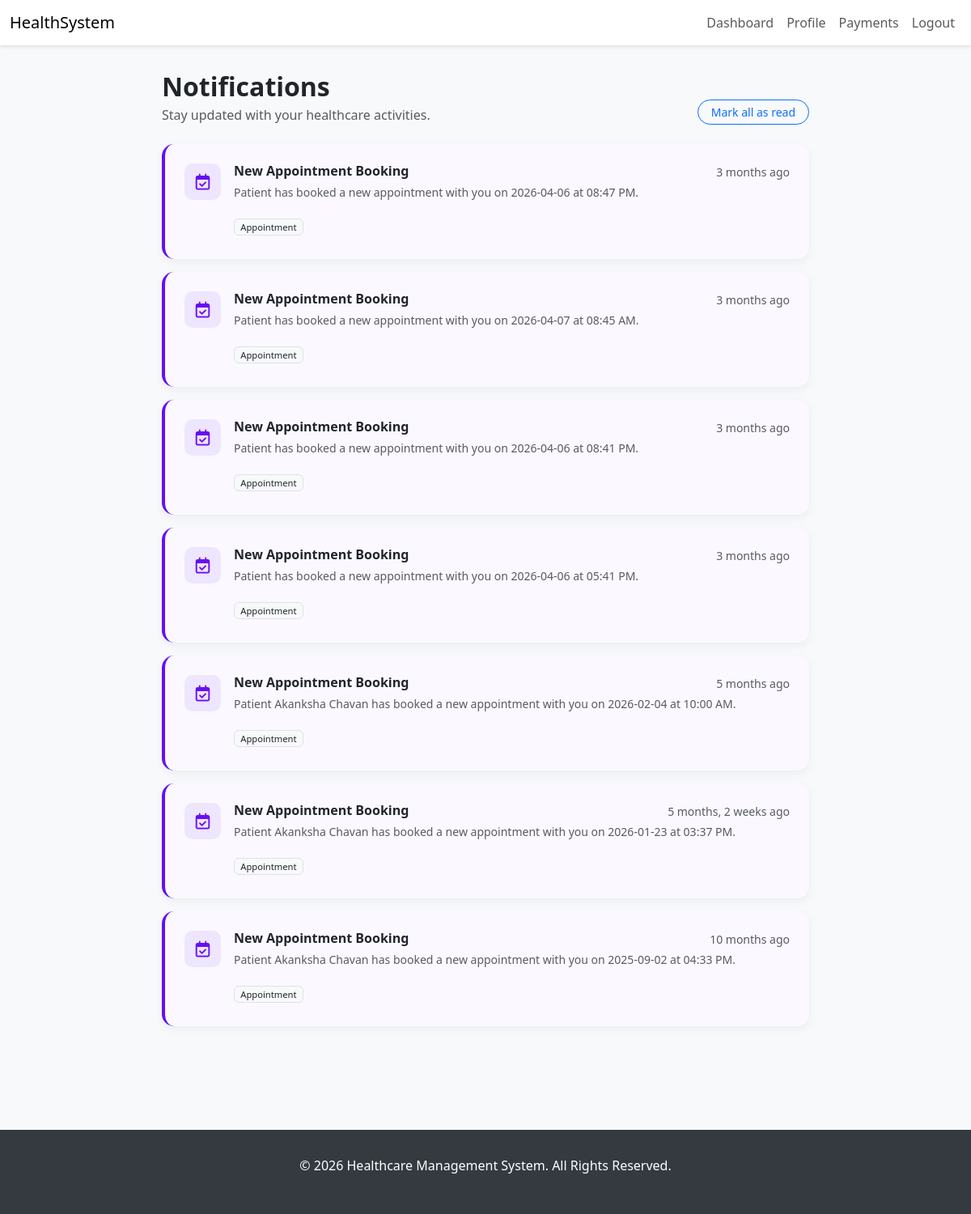
The app's page /notifications/ (signed in) with its own data.
### core/models.py (models this page shows, shortened)
class SoftDeleteMixin(models.Model):
    is_deleted = models.BooleanField(default=False)
    deleted_at = models.DateTimeField(blank=True, null=True)
    class Meta:
        abstract = True

class Notification(SoftDeleteMixin):
    NOTIFICATION_TYPES = [
        ('appointment', 'Appointment'),
        ('prescription', 'Prescription'),
        ('payment', 'Payment'),
        ('system', 'System'),
        ('other', 'Other'),
    ]
    recipient = models.ForeignKey(settings.AUTH_USER_MODEL, on_delete=models.CASCADE, related_name='notifications')
    notification_type = models.CharField(max_length=20, choices=NOTIFICATION_TYPES, default='system')
    title = models.CharField(max_length=100)
    message = models.TextField()
    is_read = models.BooleanField(default=False)
    related_object_id = models.PositiveIntegerField(blank=True, null=True)
    related_content_type = models.CharField(max_length=100, blank=True, null=True)
    action_url = models.URLField(blank=True, null=True)
    created_at = models.DateTimeField(auto_now_add=True)
    updated_at = models.DateTimeField(auto_now=True)
    class Meta:
        verbose_name = "Notification"
        verbose_name_plural = "Notifications"
        ordering = ['-created_at']

### core/views.py (the view)
# urls.py: path('notifications/', views.notification_list, name='notification_list'),
@login_required
def notification_list(request):
    notifications = Notification.objects.filter(
        recipient=request.user,
        is_deleted=False
    ).order_by('is_read', '-created_at')
    unread_count = notifications.filter(is_read=False).count()
    context = {
        'notifications': notifications,
        'unread_count': unread_count,
    }
    return render(request, 'notification_list.html', context)

### templates/notification_list.html (shortened to what this page needs)
{% extends 'base.html' %}
{% load static %}
{% block content %}
<div class="container pb-5">
    <div class="notif-container">
        <div class="d-flex justify-content-between align-items-end mb-4">
            <div>
                <h2 class="fw-bold mb-1">Notifications</h2>
                <p class="text-muted mb-0">Stay updated with your healthcare activities.</p>
            </div>
            {% if unread_count > 0 %}
            <a href="{% url 'notification_mark_read' pk=0 %}"
                class="btn btn-sm btn-outline-primary rounded-pill px-3">Mark all as read</a>
            {% endif %}
        </div>
        {% if notifications %}
        {% for notification in notifications %}
        <div class="notif-item {% if not notification.is_read %}unread{% endif %}">
            <div class="card-body p-4">
                <div class="d-flex align-items-start">
                    <div class="notif-icon me-3">
                        {% if "appointment" in notification.title|lower %}
                        <i class="far fa-calendar-check"></i>
                        {% elif "result" in notification.title|lower or "record" in notification.title|lower %}
                        <i class="fas fa-file-medical"></i>
                        {% else %}
                        <i class="far fa-bell"></i>
                        {% endif %}
                    </div>
                    <div class="flex-grow-1">
                        <div class="d-flex justify-content-between align-items-start mb-1">
                            <h6 class="fw-bold mb-0">{{ notification.title }}</h6>
                            <small class="text-muted small">{{ notification.created_at|timesince }} ago</small>
                        </div>
                        <p class="text-muted small mb-0">{{ notification.message }}</p>
                        <div class="d-flex justify-content-between align-items-center mt-3">
                            <span class="badge bg-light text-dark fw-normal border" style="font-size: 0.7rem;">
                                {{ notification.get_notification_type_display }}
                            </span>
                        </div>
                    </div>
                </div>
            </div>
        </div>
        {% endfor %}
        {% endif %}
    </div>
</div>
{% endblock %}

### templates/base.html (style rules this page uses)
body { background-color: #f8f9fa; }

### templates/notification_list.html (style rules this page uses)
.notif-container { max-width: 800px; margin: 2rem auto; }
.notif-item { border: none; border-radius: 15px; background: white; margin-bottom: 1rem; transition: all 0.3s; box-shadow: 0 4px 12px rgba(0, 0, 0, 0.05); border-left: 4px solid #dee2e6; overflow: hidden; }
.notif-item.unread { border-left-color: #6610f2; background: #fbf9ff; }
.notif-icon { width: 45px; height: 45px; border-radius: 10px; display: flex; align-items: center; justify-content: center; background: #f8f9fa; font-size: 1.25rem; }
.unread .notif-icon { background: #eee5ff; color: #6610f2; }

### records on screen
Notification: title "New Appointment Booking", created_at "3 months", message "Patient has booked a new appointment with you on 2026-04-06 at 08:47 PM.", notification_type "Appointment"
Notification: title "New Appointment Booking", created_at "3 months", message "Patient has booked a new appointment with you on 2026-04-07 at 08:45 AM.", notification_type "Appointment"
Notification: title "New Appointment Booking", created_at "3 months", message "Patient has booked a new appointment with you on 2026-04-06 at 08:41 PM.", notification_type "Appointment"
Notification: title "New Appointment Booking", created_at "3 months", message "Patient has booked a new appointment with you on 2026-04-06 at 05:41 PM.", notification_type "Appointment"
Notification: title "New Appointment Booking", created_at "5 months", message "Patient Akanksha Chavan has booked a new appointment with you on 2026-02-04 at 10:00 AM.", notification_type "Appointment"
Notification: title "New Appointment Booking", created_at "5 months, 2 weeks", message "Patient Akanksha Chavan has booked a new appointment with you on 2026-01-23 at 03:37 PM.", notification_type "Appointment"
Notification: title "New Appointment Booking", created_at "10 months", message "Patient Akanksha Chavan has booked a new appointment with you on 2025-09-02 at 04:33 PM.", notification_type "Appointment"
